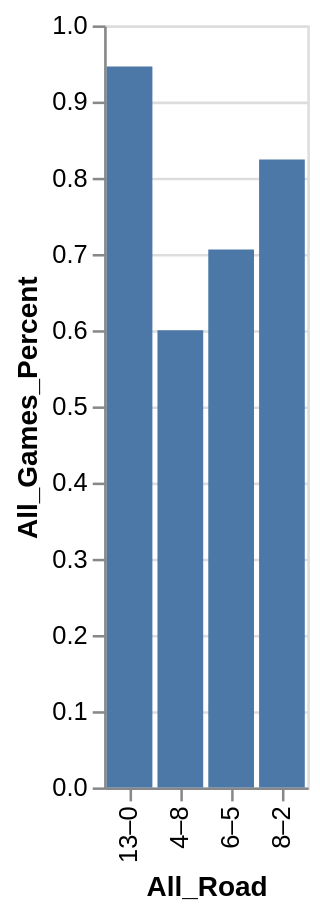

The Vega-Lite source for this figure:
### Vega-Lite specification from a JSON file in a GitHub repository (floating-point values rounded to 4 significant figures)
{"data": {"values": [{"x_data": "13–0", "y_data": 0.946}, {"x_data": "4–8", "y_data": 0.6}, {"x_data": "6–5", "y_data": 0.706}, {"x_data": "8–2", "y_data": 0.824}]}, "mark": "bar", "encoding": {"x": {"field": "x_data", "type": "nominal", "title": "All_Road", "sort": "ascending"}, "y": {"field": "y_data", "type": "quantitative", "title": "All_Games_Percent"}}}
